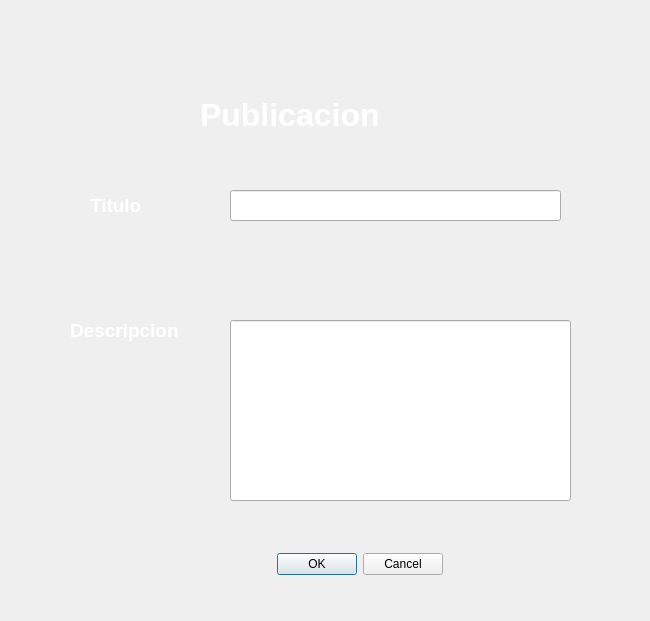
<?xml version="1.0" encoding="UTF-8"?>
<ui version="4.0">
 <class>newPublicacion</class>
 <widget class="QDialog" name="newPublicacion">
  <property name="geometry">
   <rect>
    <x>0</x>
    <y>0</y>
    <width>650</width>
    <height>621</height>
   </rect>
  </property>
  <property name="windowTitle">
   <string>Dialog</string>
  </property>
  <widget class="QLabel" name="label_2">
   <property name="geometry">
    <rect>
     <x>90</x>
     <y>190</y>
     <width>141</width>
     <height>31</height>
    </rect>
   </property>
   <property name="text">
    <string>&lt;html&gt;&lt;head/&gt;&lt;body&gt;&lt;p&gt;&lt;span style=&quot; font-size:14pt; font-weight:600; color:#ffffff;&quot;&gt;Titulo&lt;/span&gt;&lt;/p&gt;&lt;/body&gt;&lt;/html&gt;</string>
   </property>
  </widget>
  <widget class="QLineEdit" name="p_titulo">
   <property name="geometry">
    <rect>
     <x>230</x>
     <y>190</y>
     <width>331</width>
     <height>31</height>
    </rect>
   </property>
  </widget>
  <widget class="QLineEdit" name="p_desc">
   <property name="geometry">
    <rect>
     <x>230</x>
     <y>320</y>
     <width>341</width>
     <height>181</height>
    </rect>
   </property>
  </widget>
  <widget class="QLabel" name="label">
   <property name="geometry">
    <rect>
     <x>200</x>
     <y>70</y>
     <width>231</width>
     <height>91</height>
    </rect>
   </property>
   <property name="text">
    <string>&lt;html&gt;&lt;head/&gt;&lt;body&gt;&lt;p&gt;&lt;span style=&quot; font-size:24pt; font-weight:600; color:#ffffff;&quot;&gt;Publicacion&lt;/span&gt;&lt;/p&gt;&lt;/body&gt;&lt;/html&gt;</string>
   </property>
  </widget>
  <widget class="QLabel" name="label_3">
   <property name="geometry">
    <rect>
     <x>70</x>
     <y>310</y>
     <width>151</width>
     <height>41</height>
    </rect>
   </property>
   <property name="text">
    <string>&lt;html&gt;&lt;head/&gt;&lt;body&gt;&lt;p&gt;&lt;span style=&quot; font-size:14pt; font-weight:600; color:#ffffff;&quot;&gt;Descripcion&lt;/span&gt;&lt;/p&gt;&lt;/body&gt;&lt;/html&gt;</string>
   </property>
  </widget>
  <widget class="QDialogButtonBox" name="ok">
   <property name="geometry">
    <rect>
     <x>250</x>
     <y>550</y>
     <width>193</width>
     <height>28</height>
    </rect>
   </property>
   <property name="standardButtons">
    <set>QDialogButtonBox::Cancel|QDialogButtonBox::Ok</set>
   </property>
  </widget>
 </widget>
 <resources/>
 <connections/>
</ui>
